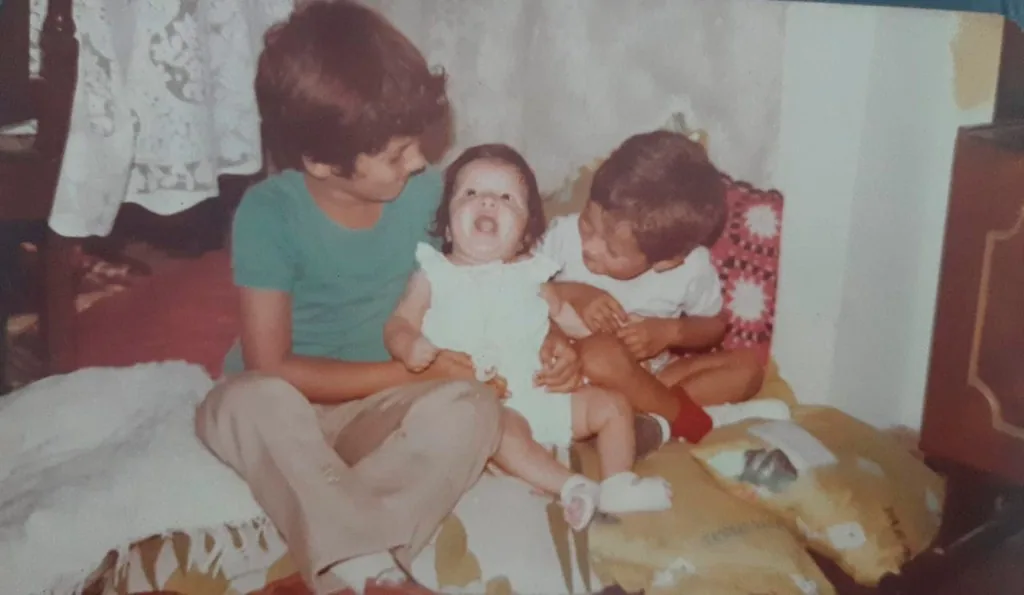
#> input picture src/assets/timeline/raizes-1.webp, 1024 x 595 px
$ python -i resize-timeline-top-crop.py   (imports and definitions only)
#> lines starting #> are read from the running program, lines starting #| are printed output that depends on the picture; after the words box and inside, x2 and y2 are one past the last pixel; in counts of white or black regions, pixels touching at a corner belong together
#> further down, picture is the input picture: PIL image 1024x595 RGB; mean R, G, B 135.2, 121.8, 115.8
# -*- coding: utf-8 -*-
"""700x500 cover aligned to TOP — never crop heads; crop bottom only."""
from pathlib import Path

import numpy as np
from PIL import Image, ImageChops, ImageEnhance, ImageFilter, ImageOps

ROOT = Path(__file__).resolve().parents[1]
TIMELINE = ROOT / "src" / "assets" / "timeline"
ASSETS = Path(
    r"C:\Users\Marketing\.cursor\projects\c-Users-Marketing-Desktop-Padre-Kelmon-kelmon-sua-voz-em-sp-main-kelmon-sua-voz-em-sp-main-pekelmon\assets"
)
TARGET_W, TARGET_H = 700, 500
BG = (245, 245, 244)

SEMINARIO_UUIDS = [
    "26a2b1d2-e4a8-4773-a851-d9f1e1b225af",
    "3dffdc8f-f978-42c8-af43-8774b9aa3868",
    "4b2e4139-3818-43f8-8e72-7418bbe241d3",
    "380e4b0b-d38a-4bab-a994-da569538e46b",
    "f4c4ebe3-8149-4356-ab64-73e5602c2917",
    "01371c3d-20d2-4794-8167-a92d9050ff88",
    "d95e6320-72e2-410a-8f5f-2db438788f73",
    "5af53032-0f3d-40ea-8ca9-db3a3bb17ab1",
    "5ccd8f75-50d9-4cf2-b88b-1f7a67701b29",
    "a15339dc-944f-45fd-8219-09dc712a1520",
    "6b51c7e2-f0a8-4dfa-b3db-c7354aa47b55",
    "b21a0d89-9141-4b84-9d1b-1847f7404bde",
    "575ce204-fcb6-425f-916c-89bc4842c4e1",
    "fcb17859-1001-4404-b02f-621f4e3ce7f0",
    "0ec615ec-96dc-4931-8e77-c2bd788518da",
    "ac868e7a-86a1-42a1-9a4f-f87456cb1621",
    "52a97ff0-951a-46d2-86f2-9a5d1ae9af8f",
    "19c2e434-bfbe-4cde-aa5e-ae01f2111029",
    "f1728dd8-e2dc-48de-9056-dff458776405",
    "a3dc1ad3-3dd1-480d-85d2-2e39c9712918",
]

RAIZES9 = ASSETS / (
    "c__Users_Marketing_AppData_Roaming_Cursor_User_workspaceStorage_"
    "9bd8adcccfb1849bb80a5b51718af530_images_Juventude_padre_kelmon_4-"
    "56e9cfde-53ac-46c0-a515-33ec84aa81a8.png"
)


def enhance(im: Image.Image) -> Image.Image:
    im = im.convert("RGB")
    im = ImageEnhance.Contrast(im).enhance(1.05)
    im = ImageEnhance.Color(im).enhance(1.03)
    im = ImageEnhance.Sharpness(im).enhance(1.12)
    im = im.filter(ImageFilter.UnsharpMask(radius=0.9, percent=85, threshold=3))
    return im


# [14 lines left out: function trim_black_bars, not called in this run]


def trim_letterbox(im: Image.Image, bg=BG, tol=12) -> Image.Image:
#> called with bg = (245, 245, 244), tol = 12
    arr = np.array(im.convert("RGB"))
    diff = np.abs(arr.astype(np.int16) - np.array(bg, dtype=np.int16)).sum(axis=2)
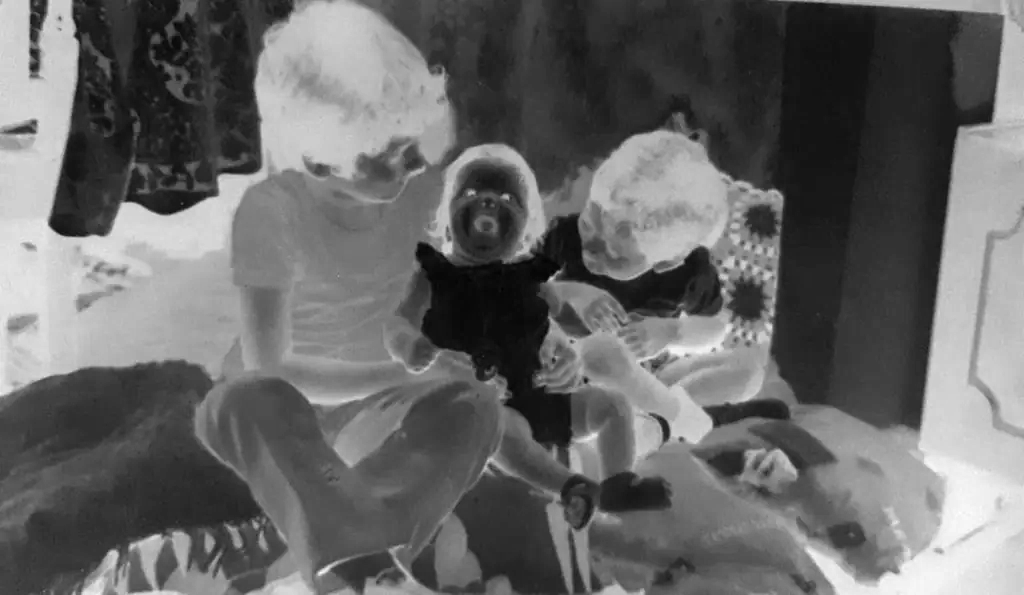
#> diff: shape (595, 1024) int64; min 173, max 634, mean 361.2; drawn with min black and max white
    mask = diff > tol
#> mask: shape (595, 1024) bool; every value is 1
    rows = np.where(mask.any(axis=1))[0]
#> rows = 595 values from 0 to 594
    cols = np.where(mask.any(axis=0))[0]
#> cols = 1024 values from 0 to 1023
    if len(rows) == 0 or len(cols) == 0:
        return im.convert("RGB")
    return im.crop((int(cols[0]), int(rows[0]), int(cols[-1]) + 1, int(rows[-1]) + 1)).convert("RGB")


def top_fill_700x500(im: Image.Image) -> Image.Image:
    """
    Preenche 700x500 por completo.
    Alinha ao TOPO: nunca corta cabeças; corta só a parte de baixo (e laterais se preciso).
    """
    im = trim_letterbox(im.convert("RGB"))
    w, h = im.size
#> w = 1024; h = 595

    # Escala para COBRIR o retângulo 700x500
    scale = max(TARGET_W / w, TARGET_H / h)
#> scale = 0.84
    nw, nh = max(TARGET_W, int(round(w * scale))), max(TARGET_H, int(round(h * scale)))
#> nw = 861; nh = 500
    im = im.resize((nw, nh), Image.Resampling.LANCZOS)

    # Crop: topo fixo (y=0), centro horizontal
    left = max(0, (nw - TARGET_W) // 2)
#> left = 80
    top = 0  # NUNCA corta o topo
    out = im.crop((left, top, left + TARGET_W, top + TARGET_H))
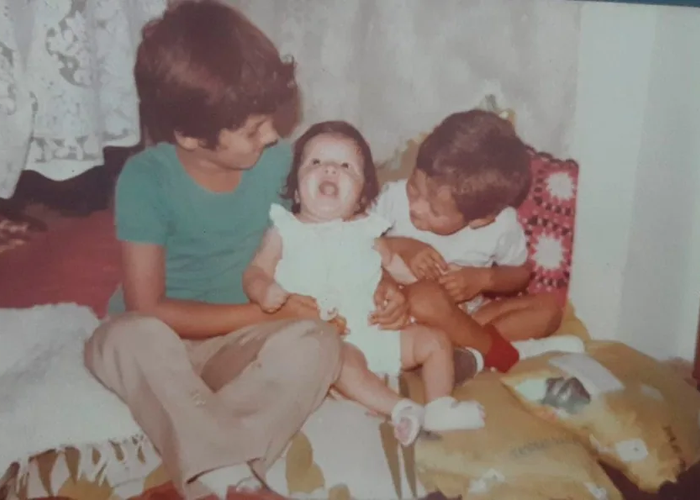
#> out: PIL image 700x500 RGB; mean R, G, B 141.5, 128.8, 121.9
    if out.size != (TARGET_W, TARGET_H):
        out = ImageOps.fit(out, (TARGET_W, TARGET_H), method=Image.Resampling.LANCZOS, centering=(0.5, 0.0))
    return enhance(out)


def save(im: Image.Image, path: Path) -> None:
    im.save(path, "WEBP", quality=90, method=6)
    print(f"OK {path.name:22} {im.size} {path.stat().st_size // 1024}KB")


# [47 lines left out: functions find_uuid, main, not called in this run]


# [2 lines not run here, left out]

>>> from PIL import Image
>>> picture = Image.open('../src/assets/timeline/raizes-1.webp')
>>> result = top_fill_700x500(picture)

$ run again, on src/assets/timeline/raizes-7.webp
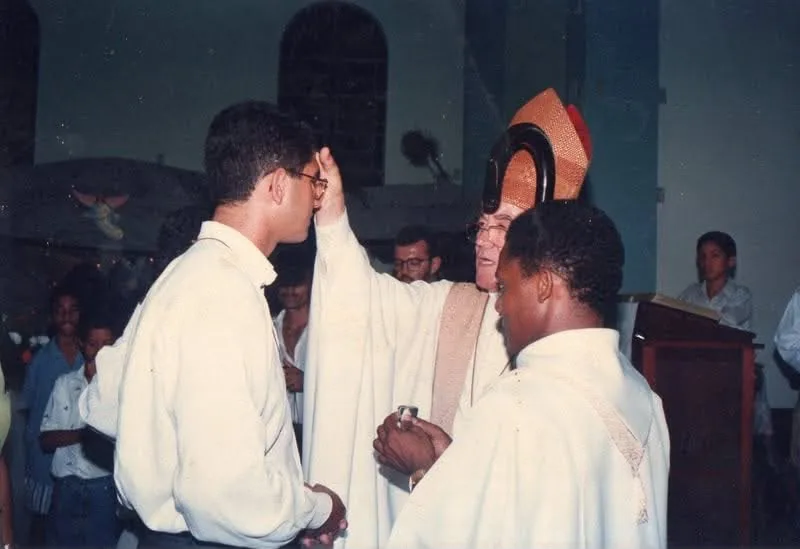
#> input picture src/assets/timeline/raizes-7.webp, 800 x 549 px
#> picture is the input picture: PIL image 800x549 RGB; mean R, G, B 105.4, 102, 105.9
#> in trim_letterbox, `mask = diff > tol`:
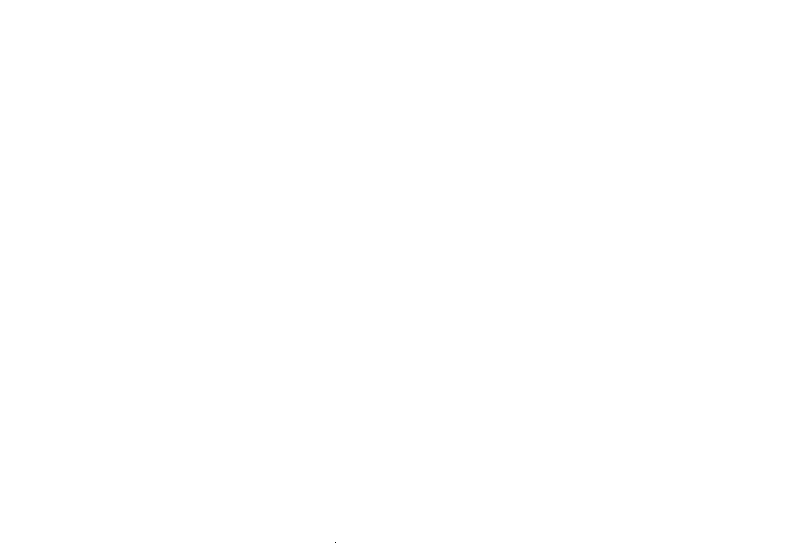
#> mask: shape (549, 800) bool; 100% white; black in thin lines or dots, all inside (x1, y1, x2, y2) = (335, 542, 336, 543)
#> rows = 549 values from 0 to 548
#> cols = 800 values from 0 to 799
#> in top_fill_700x500, `out = im.crop((left, top, left + TARGET_W, top + TARGET_H))`:
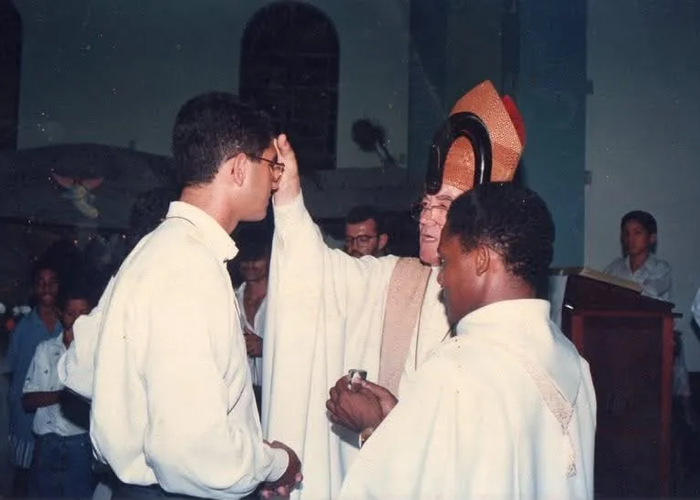
#> out: PIL image 700x500 RGB; mean R, G, B 107.9, 104.2, 107.7

$ run again, on src/assets/timeline/raizes-8.webp
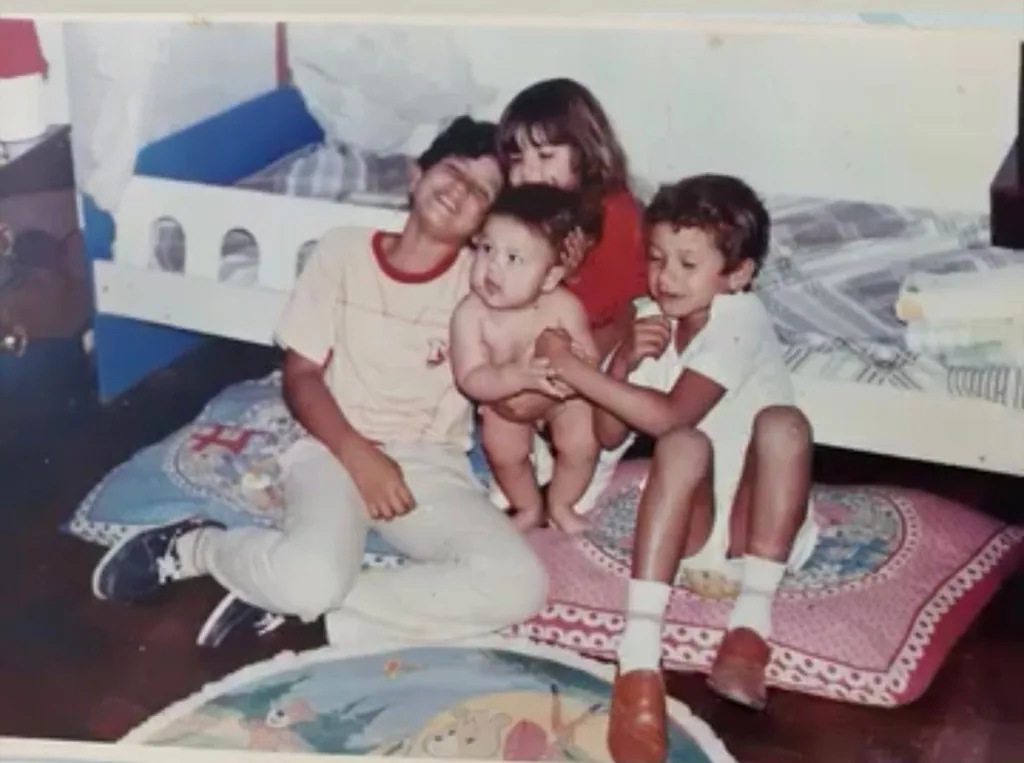
#> input picture src/assets/timeline/raizes-8.webp, 1024 x 763 px
#> picture is the input picture: PIL image 1024x763 RGB; mean R, G, B 145.8, 134.4, 136.4
#> in trim_letterbox, `diff = np.abs(arr.astype(np.int16) - np.array(bg, dtype=np.int16)).sum..`:
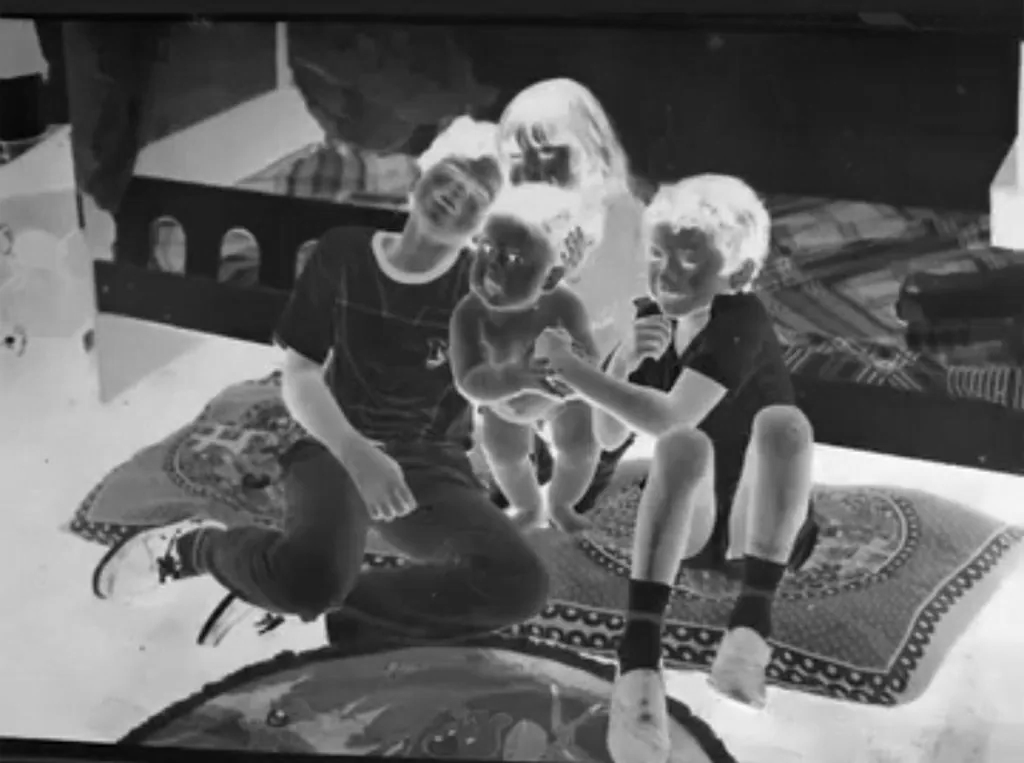
#> diff: shape (763, 1024) int64; min 52, max 731, mean 317.5; drawn with min black and max white
#> mask: shape (763, 1024) bool; every value is 1
#> rows = 763 values from 0 to 762
#> cols = 1024 values from 0 to 1023
#> in top_fill_700x500, `out = im.crop((left, top, left + TARGET_W, top + TARGET_H))`:
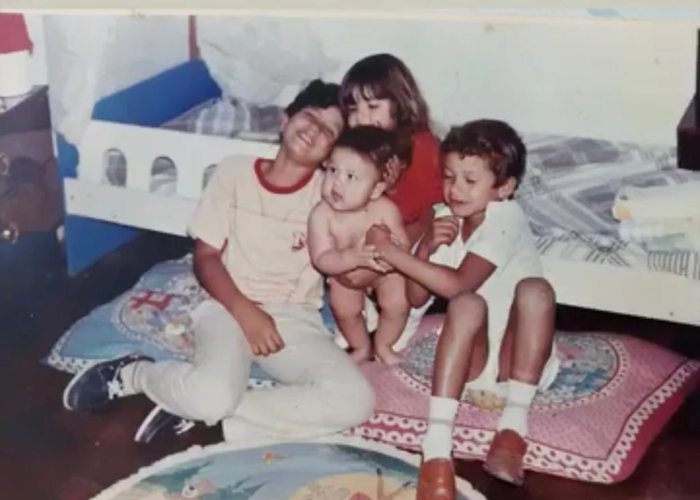
#> out: PIL image 700x500 RGB; mean R, G, B 146, 134.9, 137.2
